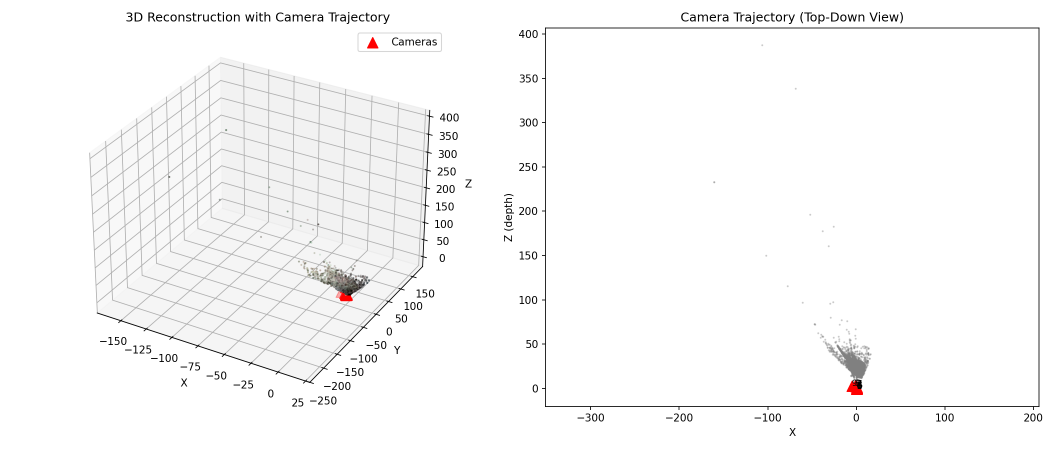
#> input picture notebooks/camera_trajectory.png, 2100 x 900 px (shown at 1/2 size)
$ python -i preprocess.py   (imports and definitions only)
#> lines starting #> are read from the running program, lines starting #| are printed output that depends on the picture
#> further down, picture is the input picture: shape (900, 2100, 3); mean B, G, R 248.6, 248.6, 248.8
import cv2
import numpy as np

# [16 lines left out: function resize_image, not called in this run]


def equalize_histogram(image):
    """
    Apply histogram equalization to improve contrast.
    """
    if len(image.shape) == 3:  # color image
        # convert to HSV, equalize V channel, convert back
        hsv = cv2.cvtColor(image, cv2.COLOR_BGR2HSV)
#> hsv: shape (900, 2100, 3); mean H, S, V 0.1, 0.2, 248.8
        h, s, v = cv2.split(hsv)
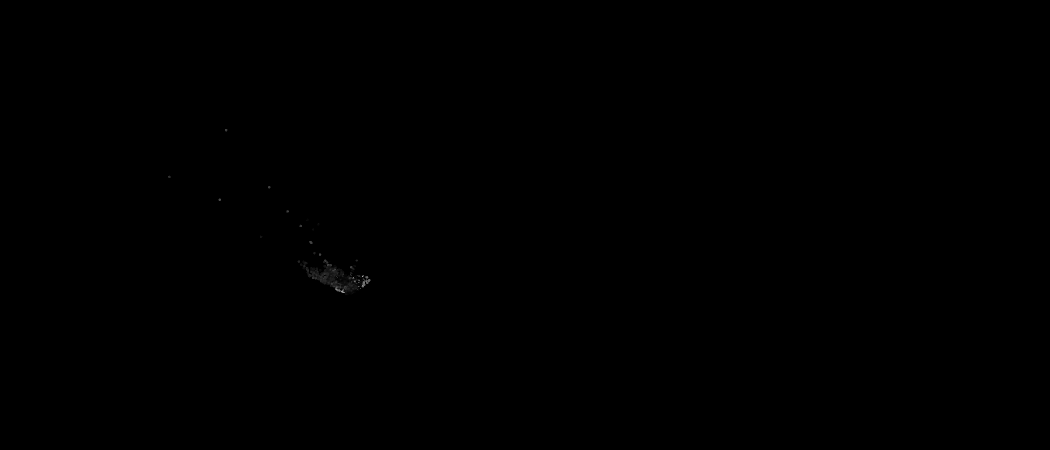
#> h: shape (900, 2100) (shown at 1/2 size); min 0, max 179, mean 0.1
        v = cv2.equalizeHist(v)
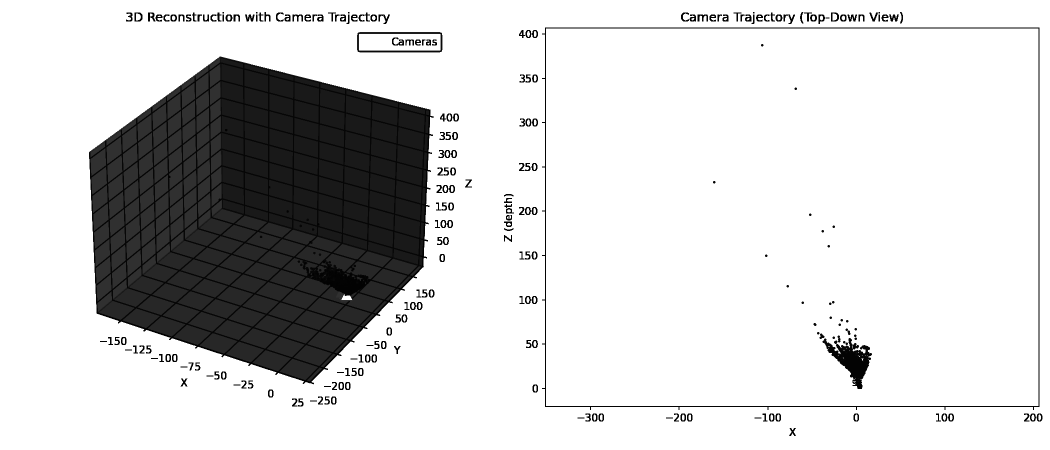
#> v: shape (900, 2100) (shown at 1/2 size); min 0, max 255, mean 211.1
        hsv = cv2.merge([h, s, v])
#> hsv: shape (900, 2100, 3); mean H, S, V 0.1, 0.2, 211.1
        equalized = cv2.cvtColor(hsv, cv2.COLOR_HSV2BGR)
    else:  # grayscale
        equalized = cv2.equalizeHist(image)

    return equalized


# [29 lines left out: functions normalize_image, denoise_image, gamma_correction, not called in this run]

>>> import cv2
>>> picture = cv2.imread('../notebooks/camera_trajectory.png')
>>> result = equalize_histogram(picture)

$ run again, on notebooks/point_cloud_comparison.png
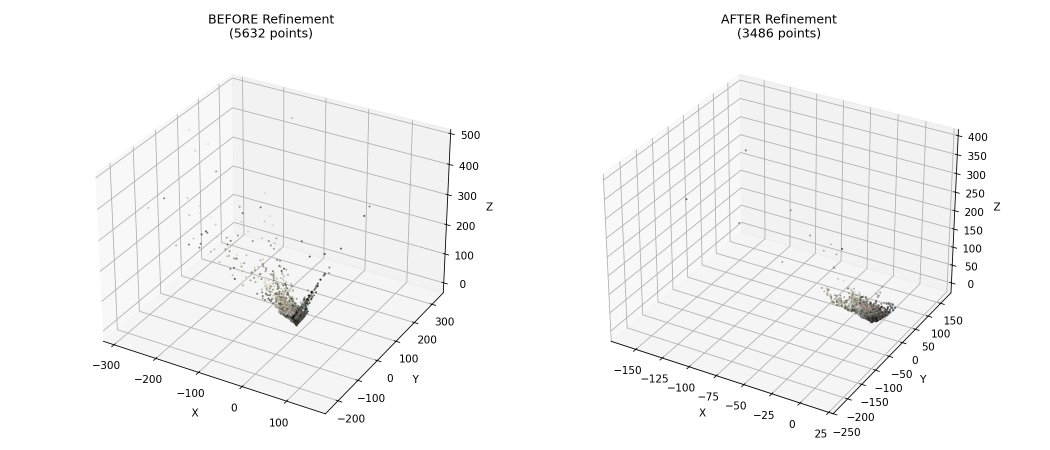
#> input picture notebooks/point_cloud_comparison.png, 2100 x 900 px (shown at 1/2 size)
#> picture is the input picture: shape (900, 2100, 3); mean B, G, R 246.3, 246.3, 246.3
#> in equalize_histogram, `h, s, v = cv2.split(hsv)`:
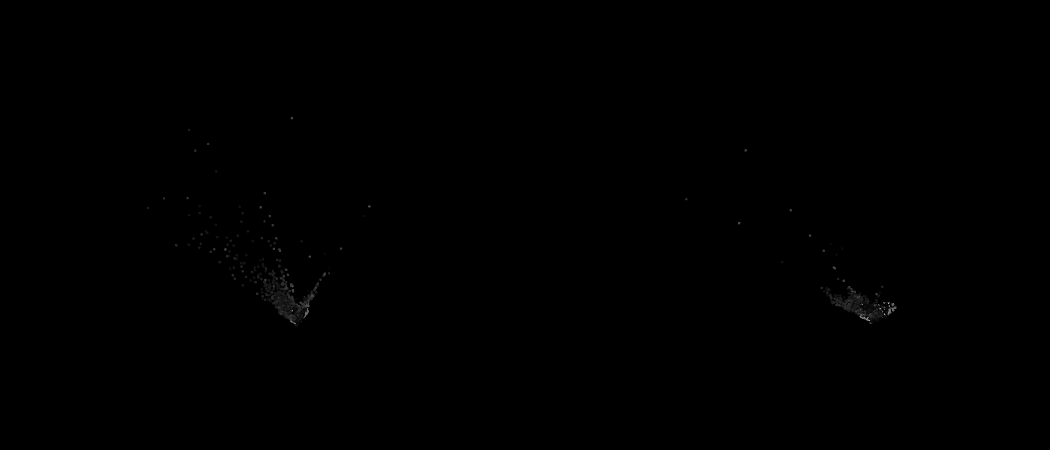
#> h: shape (900, 2100) (shown at 1/2 size); min 0, max 178, mean 0.2
#> in equalize_histogram, `v = cv2.equalizeHist(v)`:
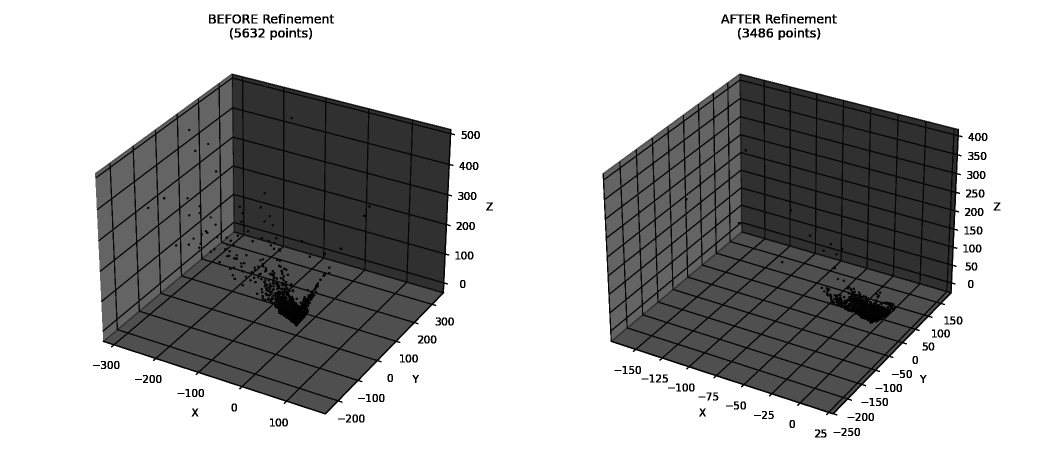
#> v: shape (900, 2100) (shown at 1/2 size); min 0, max 255, mean 178.7

$ run again, on notebooks/reprojection_error_histogram.png
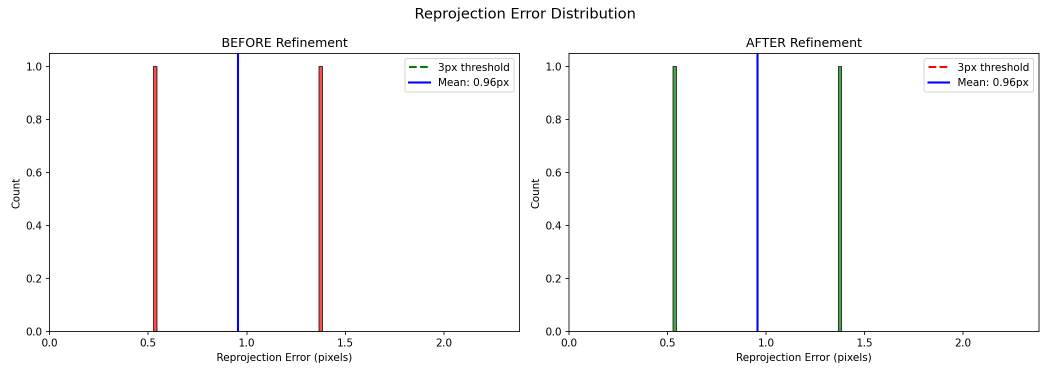
#> input picture notebooks/reprojection_error_histogram.png, 2100 x 750 px (shown at 1/2 size)
#> picture is the input picture: shape (750, 2100, 3); mean B, G, R 248.7, 248.2, 248.6
#> in equalize_histogram, `h, s, v = cv2.split(hsv)`:
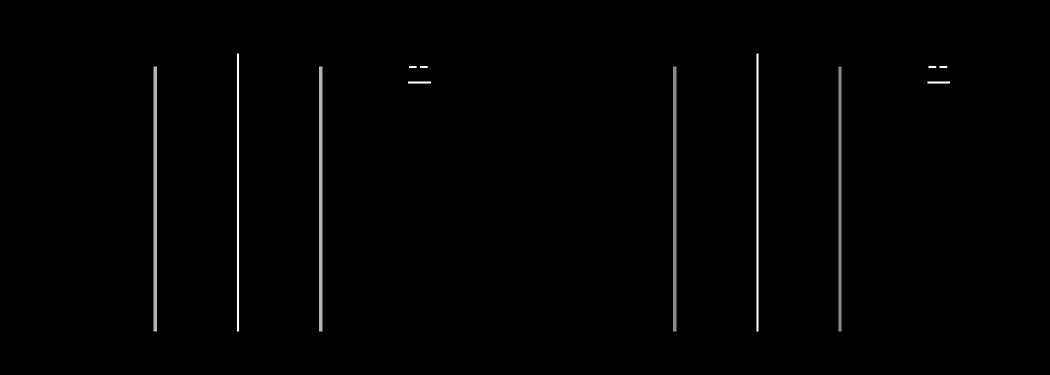
#> s: shape (750, 2100) (shown at 1/2 size); min 0, max 255, mean 2.3
#> in equalize_histogram, `v = cv2.equalizeHist(v)`:
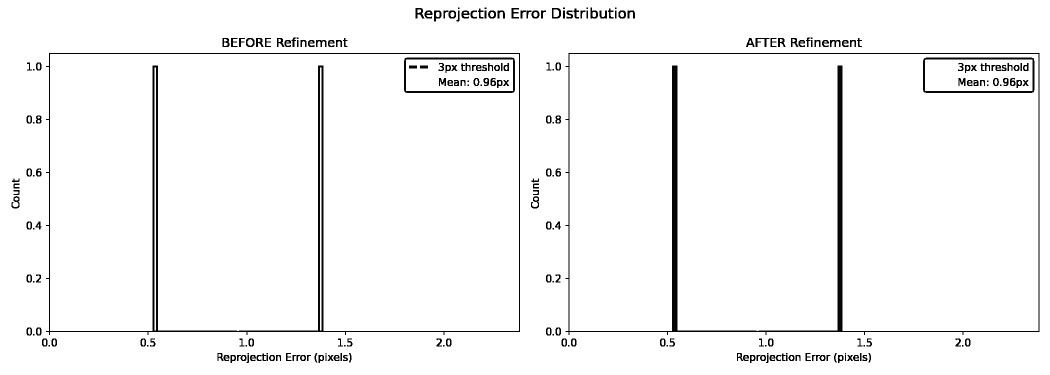
#> v: shape (750, 2100) (shown at 1/2 size); min 0, max 255, mean 245.9
